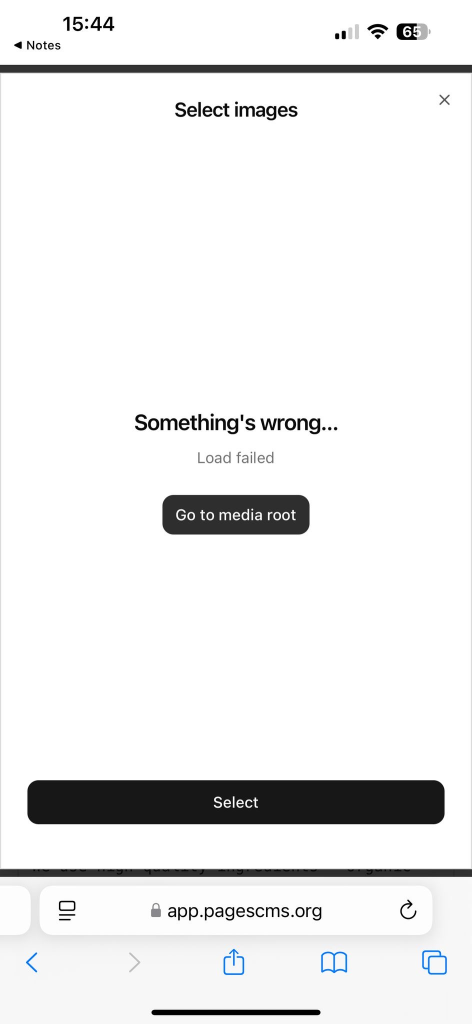
#> input picture images/3977c127-7b3e-46e9-92bd-4529ea4f42c5-1.jpeg, 944 x 2048 px (shown at 1/2 size); its folder holds only this picture in this run
$ python find_duplicate_images.py
#> lines starting #> are read from the running program, lines starting #| are printed output that depends on the picture
#!/usr/bin/env nix-shell
#! nix-shell -i python3 -p python3 python3Packages.pillow python3Packages.imagehash python3Packages.numpy

import os
import sys
import json
from collections import defaultdict
from pathlib import Path
from PIL import Image, ImageOps
import imagehash
import numpy as np

# Constants
SCRIPT_DIR = os.path.dirname(os.path.abspath(__file__))
REPO_ROOT = os.path.dirname(SCRIPT_DIR)
IMAGES_DIR = os.path.join(REPO_ROOT, 'images')
OUTPUT_FILE = os.path.join(REPO_ROOT, 'image_duplicates.json')

def normalize_image(image_path, size=(24, 24)):
    """
    Normalize an image to a standard size and convert to grayscale for comparison.

    Args:
        image_path: Path to the image file
        size: Tuple of (width, height) to resize to

    Returns:
        Normalized PIL Image object
    """
#> called with size = (24, 24)
    try:
        # Open the image
        with Image.open(image_path) as img:
            # Convert to grayscale
#> img is the input picture: PIL image 944x2048 RGB; mean R, G, B 236.8, 236.9, 237
            img = ImageOps.grayscale(img)
#> img: PIL image 944x2048 L

            # Resize to standard dimensions (smaller than before for more aggressive normalization)
            img = img.resize(size, Image.Resampling.LANCZOS)
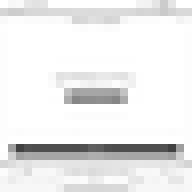
#> img: PIL image 24x24 L (shown 8 times larger); min 65, max 255, mean 235.9

            # Enhance contrast for better hash comparison
            img = ImageOps.autocontrast(img, cutoff=2)
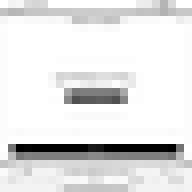
#> img: PIL image 24x24 L (shown 8 times larger); min 0, max 255, mean 227.3

            # Apply gaussian blur to reduce noise/details
            from PIL import ImageFilter
            img = img.filter(ImageFilter.GaussianBlur(radius=0.5))
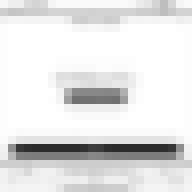
#> img: PIL image 24x24 L (shown 8 times larger); min 42, max 255, mean 227.3

            # Equalize histogram to further normalize brightness
            img = ImageOps.equalize(img)
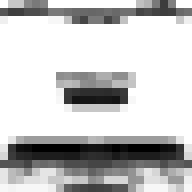
#> img: PIL image 24x24 L (shown 8 times larger); min 0, max 255, mean 197

            return img
    except Exception as e:
        print(f"Error processing {image_path}: {e}")
        return None

def get_image_hash(normalized_image, hash_size=16):
    """
    Generate a perceptual hash for a normalized image.

    Args:
        normalized_image: PIL Image that has been normalized
        hash_size: Size of the hash

    Returns:
        Hash string
    """
    if normalized_image is None:
        return None

    # Use pHash as primary method (good for detecting similar but resized/processed images)
    p_hash = str(imagehash.phash(normalized_image, hash_size=hash_size))

    # Use average hash as secondary method (good for minor color variations)
    a_hash = str(imagehash.average_hash(normalized_image, hash_size=hash_size))

    # Use wavelet hash for the third component (good for texture similarity)
    w_hash = str(imagehash.whash(normalized_image, hash_size=hash_size))

    # Combine hashes into a single string
    combined_hash = f"{p_hash}_{a_hash}_{w_hash}"
    return combined_hash

def get_image_signature(image_path):
    """
    Generate a signature for an image that can be used to identify duplicates.

    Args:
        image_path: Path to the image file

    Returns:
        Tuple of (hash_string, file_size)
    """
    try:
        normalized_img = normalize_image(image_path)
        if normalized_img is None:
            return None

        # Get perceptual hash
        img_hash = get_image_hash(normalized_img)

        # Get file size as additional factor
        file_size = os.path.getsize(image_path)

        return (img_hash, file_size)
    except Exception as e:
        print(f"Error generating signature for {image_path}: {e}")
        return None

def image_similarity_score(img1_hash_parts, img2_hash_parts):
    """
    Calculate a similarity score between two images based on their hash components.
    Lower score means more similar.

    Args:
        img1_hash_parts: List of hash strings for first image [phash, ahash, whash]
        img2_hash_parts: List of hash strings for second image [phash, ahash, whash]

    Returns:
        Similarity score (lower = more similar)
    """
    # Convert string hashes to hash objects
    img1_hashes = [imagehash.hex_to_hash(h) for h in img1_hash_parts]
    img2_hashes = [imagehash.hex_to_hash(h) for h in img2_hash_parts]

    # Calculate differences for each hash type with weights
    p_diff = img1_hashes[0] - img2_hashes[0]  # pHash (good for similar images)
    a_diff = img1_hashes[1] - img2_hashes[1]  # aHash (good for colors)
    w_diff = img1_hashes[2] - img2_hashes[2]  # wHash (good for patterns/textures)

    # Weight the differences (pHash is most important)
    weighted_diff = (p_diff * 0.5) + (a_diff * 0.25) + (w_diff * 0.25)

    return weighted_diff

def find_similar_images(images_dir, similarity_threshold=6):
    """
    Find visually similar images in a directory.

    Args:
        images_dir: Directory containing images
        similarity_threshold: Maximum similarity score to consider as similar

    Returns:
        Dictionary mapping image signatures to lists of similar images
    """
    # Store image data: hash and file info
    image_data = []

    # List all image files
    image_files = [f for f in os.listdir(images_dir) if f.lower().endswith(('.jpg', '.jpeg', '.png', '.gif'))]
    print(f"Found {len(image_files)} images to compare")

    # First pass: Process all images and collect their hashes
    for i, img_file in enumerate(image_files):
        if i % 10 == 0:
            print(f"Processing image {i+1}/{len(image_files)}", end='\r')

        img_path = os.path.join(images_dir, img_file)
        signature = get_image_signature(img_path)

        if signature:
            # Split the combined hash into its components
            hash_parts = signature[0].split('_')

            # Skip if we don't have all hash parts
            if len(hash_parts) < 3:
                print(f"Warning: Incomplete hash for {img_file}")
                continue

            image_data.append({
                "file": img_file,
                "path": img_path,
                "size": signature[1],
                "hash": signature[0],
                "hash_parts": hash_parts
            })

    print("\nCompleted initial processing")

    # Second pass: Group similar images
    similar_groups = []
    processed = set()

    # Compare each image with every other image
    for i, img1 in enumerate(image_data):
        if img1["file"] in processed:
            continue

        # Create a new group with this image
        group = [img1]
        processed.add(img1["file"])

        # Compare with all other unprocessed images
        for img2 in image_data[i+1:]:
            if img2["file"] in processed:
                continue

            # Calculate similarity score
            try:
                similarity = image_similarity_score(img1["hash_parts"], img2["hash_parts"])

                # If within threshold, add to group
                if similarity <= similarity_threshold:
                    group.append(img2)
                    processed.add(img2["file"])
            except Exception as e:
                print(f"Error comparing {img1['file']} and {img2['file']}: {e}")

        # If we found similar images, add the group
        if len(group) > 1:
            similar_groups.append(group)

    print(f"Found {len(similar_groups)} groups of similar images")

    # Now create a more readable result dictionary
    result = {}

    for i, group in enumerate(similar_groups):
        # Sort files in group by size (largest first - likely highest quality)
        group.sort(key=lambda x: x['size'], reverse=True)

        # Add to result with a simple group ID
        group_name = f"group_{i+1}"
        result[group_name] = {
            "reference_hash": group[0]['hash'],
            "files": [img['file'] for img in group],
            "file_sizes": [img['size'] for img in group],
            "paths": [img['path'] for img in group],
            "primary": group[0]['file'],  # First file is the primary (largest) one
            "duplicates": [img['file'] for img in group[1:]]  # Rest are duplicates
        }

    return result

def main():
    # Parse command line arguments
    import argparse
    parser = argparse.ArgumentParser(description='Find duplicate images based on visual similarity.')
    parser.add_argument('--threshold', type=int, default=6,
                        help='Similarity threshold (lower = more similar, higher = more matches)')
    parser.add_argument('--visualize', action='store_true',
                        help='Generate visualization of each group')
    args = parser.parse_args()

    # Find duplicate images
    print(f"Analyzing images in: {IMAGES_DIR}")
    print(f"Using similarity threshold: {args.threshold}")
    duplicate_groups = find_similar_images(IMAGES_DIR, similarity_threshold=args.threshold)

    # Save results to JSON file
    with open(OUTPUT_FILE, 'w') as f:
        json.dump(duplicate_groups, f, indent=2)

    # Print summary
    total_duplicates = sum(len(group["files"]) - 1 for group in duplicate_groups.values())
    total_groups = len(duplicate_groups)

    print(f"\nAnalysis complete:")
    print(f"- Found {total_groups} groups of similar images")
    print(f"- Identified {total_duplicates} potential duplicate files")
    print(f"- Results saved to: {OUTPUT_FILE}")

    # Print some examples
    if duplicate_groups:
        print("\nExample duplicate groups:")
        for i, (group_name, group_data) in enumerate(list(duplicate_groups.items())[:3]):
            file_list = ", ".join(group_data["files"])
            print(f"  Group {i+1}: {file_list}")

    # Generate visual comparison if requested
    if args.visualize and duplicate_groups:
        visualization_dir = os.path.join(REPO_ROOT, 'image_duplicates_visual')
        os.makedirs(visualization_dir, exist_ok=True)

        print(f"\nGenerating visualizations in {visualization_dir}...")

        for group_name, group_data in duplicate_groups.items():
            # Create a combined image showing all duplicates
            files = group_data["files"]
            if len(files) > 1:
                try:
                    # Calculate grid dimensions
                    cols = min(3, len(files))
                    rows = (len(files) + cols - 1) // cols

                    # Load all images in group
                    images = []
                    for img_file in files:
                        img_path = os.path.join(IMAGES_DIR, img_file)
                        img = Image.open(img_path)
                        # Resize to reasonable dimensions
                        img.thumbnail((400, 400))
                        images.append(img)

                    # Find max dimensions
                    max_width = max(img.width for img in images)
                    max_height = max(img.height for img in images)

                    # Create grid image
                    grid_img = Image.new('RGB', (max_width * cols, max_height * rows))

                    # Paste images into grid
                    for i, img in enumerate(images):
                        row = i // cols
                        col = i % cols
                        grid_img.paste(img, (col * max_width, row * max_height))

                    # Save grid
                    grid_path = os.path.join(visualization_dir, f"{group_name}.jpg")
                    grid_img.save(grid_path)
                    print(f"  Created visualization for {group_name}")
                except Exception as e:
                    print(f"  Error creating visualization for {group_name}: {e}")

    print("\nYou can now review the duplicates in image_duplicates.json")
    print("The first file in each group is typically the largest/highest quality version")
    print("\nTo find more or fewer duplicates, run with --threshold option:")
    print("  Lower threshold = stricter matching (fewer duplicates)")
    print("  Higher threshold = looser matching (more duplicates)")
    print("Example: ./scripts/find_duplicate_images.py --threshold 8")

if __name__ == "__main__":
    main()
#> (the call stopped at in get_image_hash, `p_hash = str(imagehash.phash(normalized_image, hash_size=hash_size))`: imagehash is not available in this run)
